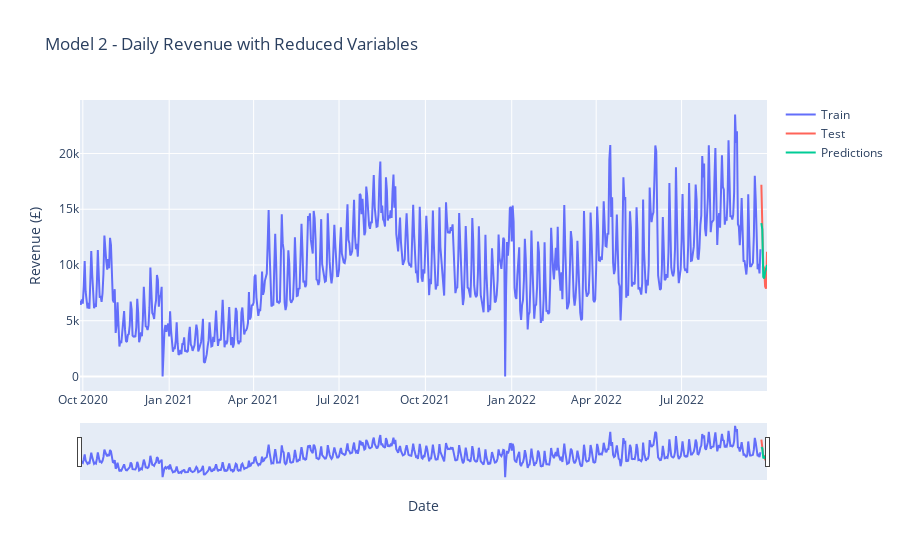

Here is the notebook cell this chart was saved with:
### Code cell
bakery.full_lreg(independent_variables_2, train_daily['Total_Revenue'], X_test_daily,
                 train_daily, test_daily, 'Model 2 - Daily Revenue with Reduced Variables',
                 test_daily['Total_Revenue'], 'daily forecast')

### Figure 1 — Plotly figure (JSON) as saved in the notebook; plotly's stock layout.template omitted (floating-point values rounded to 4 significant figures; data arrays with more than 128 entries replaced by an {"elided": "..."} marker saying what was removed)
{"data": [{"mode": "lines", "name": "Train", "type": "scatter", "x": {"elided": "726 str values"}, "y": {"elided": "726 float values"}}, {"line": {"color": "#FF6459"}, "mode": "lines", "name": "Test", "type": "scatter", "x": ["2022-09-24T00:00:00", "2022-09-25T00:00:00", "2022-09-26T00:00:00", "2022-09-27T00:00:00", "2022-09-28T00:00:00", "2022-09-29T00:00:00", "2022-09-30T00:00:00"], "y": [17190.0, 14180.0, 9933.0, 9718.0, 8070.0, 7877.0, 11180.0]}, {"mode": "lines", "name": "Predictions", "type": "scatter", "x": ["2022-09-24T00:00:00", "2022-09-25T00:00:00", "2022-09-26T00:00:00", "2022-09-27T00:00:00", "2022-09-28T00:00:00", "2022-09-29T00:00:00", "2022-09-30T00:00:00"], "y": [13760.0, 13170.0, 8923.0, 8803.0, 9337.0, 9892.0, 10000.0]}], "layout": {"title": {"text": "Model 2 - Daily Revenue with Reduced Variables"}, "xaxis": {"rangeslider": {"visible": true}, "title": {"text": "Date"}}, "yaxis": {"title": {"text": "Revenue (£)"}}}}
